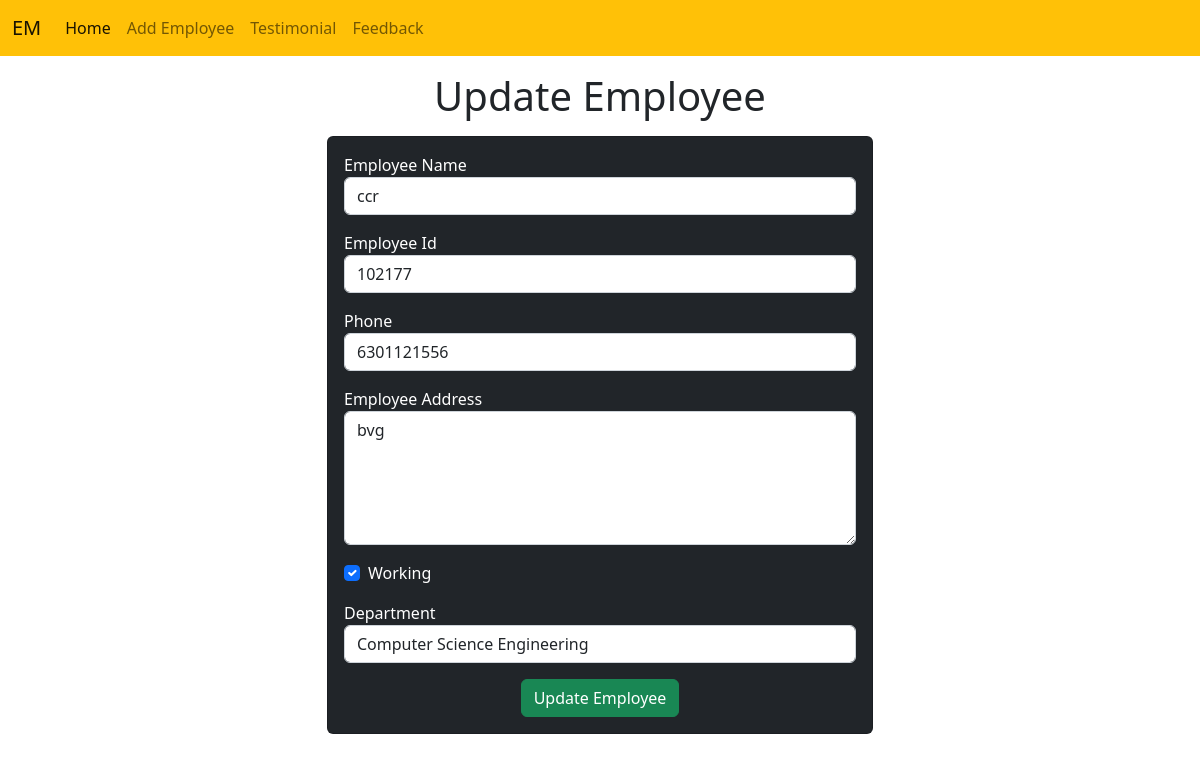
/emp/update_emp/102122, run on the app's committed database.
### emp/models.py (models this page shows, shortened)
class Emp(models.Model):
    name = models.CharField(max_length=100)
    emp_id = models.CharField(max_length=100)
    phone = models.CharField(max_length=10)
    address = models.CharField(max_length=100)
    working = models.BooleanField(default=True)
    department = models.CharField(max_length=10)

### emp/views.py (the view)
# urls.py: path('update_emp/<int:emp_id>', update_emp),
def update_emp(request,emp_id):
    emp = Emp.objects.get(pk=emp_id)
    return render(request,'emp/update_emp.html',{'emp':emp})

### templates/emp/update_emp.html (shortened to what this page needs)
<!doctype html>
<html lang="en">
  <head>
    <link href="https://cdn.jsdelivr.net/npm/bootstrap@5.2.0/dist/css/bootstrap.min.css" rel="stylesheet">
  </head>
    <body>
        {% include 'emp/navbar.html' %}
        <h1 class="text-center my-3">Update Employee</h1>
        <div class="container">
            <div class="row">
                <div class="col-md-6 offset-md-3">
                    <div class="card bg-dark text-white">
                        <div class="card-body">
                            <form action="/emp/do_update_emp/{{emp.id}}" method="POST">
                                <div class="mb-3">
                                    <label for="name">Employee Name</label>
                                    <input id="name" type="text" class="form-control" placeholder="enter employee name" name="emp_name" value="{{emp.name}}">
                                </div>
                                <div class="mb-3">
                                    <label for="id">Employee Id</label>
                                    <input id="id" type="text" class="form-control" placeholder="enter employee id" name="emp_id1" value="{{emp.emp_id}}">
                                </div>
                                <div class="mb-3">
                                    <label for="phone">Phone</label>
                                    <input id="phone" type="text" class="form-control" placeholder="enter employee phone number" name="emp_phone" value="{{emp.phone}}">
                                </div>
                                <div class="mb-3">
                                    <label for="address">Employee Address</label>
                                    <textarea name="emp_address" id="address" rows="5" class="form-control">{{emp.address}}</textarea>
                                </div>
                                <div class="mb-3 form-check">
                                    <label for="working">Working</label>
                                    <input {% if emp.working %}checked{% endif %} id="working" name="emp_working" type="checkbox" class="form-check-input">
                                </div>
                                <div class="mb-3">
                                    <label for="department">Department</label>
                                    <select name="emp_department" id="department" class="form-control" value="{{emp.department}}">
                                        <option value="CSE">Computer Science Engineering</option>
                                    </select>
                                </div>
                                <div class="container text-center">
                                    <button class="btn btn-success">
                                        Update Employee
                                    </button>
                                </div>
                            </form>
                        </div>
                    </div>
                </div>
            </div>
        </div>
    </body>
</html>

### data on the page
Emp: emp_name "ccr", emp_id1 "102177", emp_phone "6301121556", emp_address "bvg", working "☑", emp_department "Computer Science Engineering"
